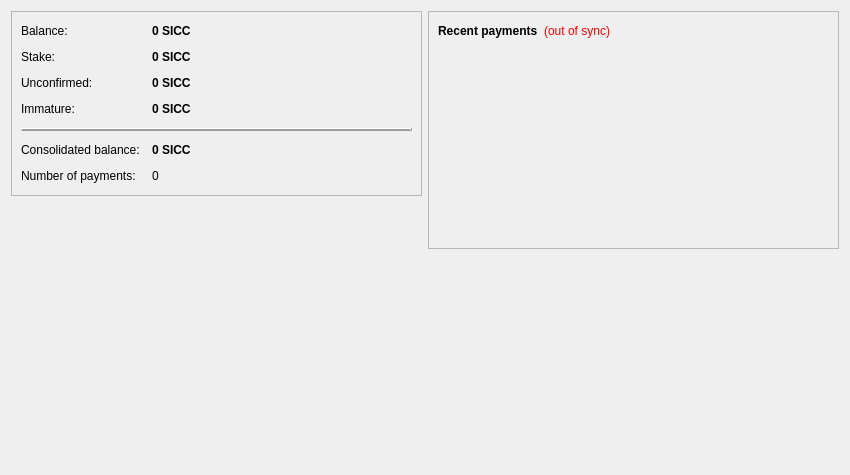
<?xml version="1.0" encoding="UTF-8"?>
<ui version="4.0">
 <class>OverviewPage</class>
 <widget class="QWidget" name="OverviewPage">
  <property name="geometry">
   <rect>
    <x>0</x>
    <y>0</y>
    <width>850</width>
    <height>475</height>
   </rect>
  </property>
  <property name="windowTitle">
   <string>Form</string>
  </property>
  <layout class="QHBoxLayout" name="horizontalLayout" stretch="1,1">
   <item>
    <layout class="QVBoxLayout" name="verticalLayout_2">
     <item>
      <widget class="QFrame" name="frame">
       <property name="frameShape">
        <enum>QFrame::StyledPanel</enum>
       </property>
       <property name="frameShadow">
        <enum>QFrame::Raised</enum>
       </property>
       <layout class="QVBoxLayout" name="verticalLayout_4">
        <item>
         <layout class="QFormLayout" name="formLayout_2">
          <property name="fieldGrowthPolicy">
           <enum>QFormLayout::AllNonFixedFieldsGrow</enum>
          </property>
          <property name="horizontalSpacing">
           <number>12</number>
          </property>
          <property name="verticalSpacing">
           <number>12</number>
          </property>
          <property name="topMargin">
           <number>3</number>
          </property>
          <property name="bottomMargin">
           <number>3</number>
          </property>
          <item row="0" column="0">
           <widget class="QLabel" name="label">
            <property name="text">
             <string>Balance:</string>
            </property>
           </widget>
          </item>
          <item row="0" column="1">
           <widget class="QLabel" name="labelBalance">
            <property name="font">
             <font>
              <weight>75</weight>
              <bold>true</bold>
             </font>
            </property>
            <property name="cursor">
             <cursorShape>IBeamCursor</cursorShape>
            </property>
            <property name="toolTip">
             <string>Your available balance</string>
            </property>
            <property name="text">
             <string notr="true">0 SICC</string>
            </property>
            <property name="textInteractionFlags">
             <set>Qt::LinksAccessibleByMouse|Qt::TextSelectableByKeyboard|Qt::TextSelectableByMouse</set>
            </property>
           </widget>
          </item>
          <item row="1" column="0">
           <widget class="QLabel" name="labelStakeText">
            <property name="text">
             <string>Stake:</string>
            </property>
           </widget>
          </item>
          <item row="1" column="1">
           <widget class="QLabel" name="labelStake">
            <property name="font">
             <font>
              <weight>75</weight>
              <bold>true</bold>
             </font>
            </property>
            <property name="cursor">
             <cursorShape>IBeamCursor</cursorShape>
            </property>
            <property name="toolTip">
             <string>Total of coins out of the current balance impermanently due to a profit generated recently</string>
            </property>
            <property name="text">
             <string notr="true">0 SICC</string>
            </property>
            <property name="textInteractionFlags">
             <set>Qt::LinksAccessibleByMouse|Qt::TextSelectableByKeyboard|Qt::TextSelectableByMouse</set>
            </property>
           </widget>
          </item>
          <item row="2" column="0">
           <widget class="QLabel" name="labelUnconfirmedText">
            <property name="text">
             <string>Unconfirmed:</string>
            </property>
           </widget>
          </item>
          <item row="2" column="1">
           <widget class="QLabel" name="labelUnconfirmed">
            <property name="font">
             <font>
              <weight>75</weight>
              <bold>true</bold>
             </font>
            </property>
            <property name="cursor">
             <cursorShape>IBeamCursor</cursorShape>
            </property>
            <property name="toolTip">
             <string>Total of coins not yet confirmed and count pending toward the current balance</string>
            </property>
            <property name="text">
             <string notr="true">0 SICC</string>
            </property>
            <property name="textInteractionFlags">
             <set>Qt::LinksAccessibleByMouse|Qt::TextSelectableByKeyboard|Qt::TextSelectableByMouse</set>
            </property>
           </widget>
          </item>
          <item row="3" column="0">
           <widget class="QLabel" name="labelImmatureText">
            <property name="text">
             <string>Immature:</string>
            </property>
           </widget>
          </item>
          <item row="3" column="1">
           <widget class="QLabel" name="labelImmature">
            <property name="font">
             <font>
              <weight>75</weight>
              <bold>true</bold>
             </font>
            </property>
            <property name="toolTip">
             <string>Mined balance not yet matured</string>
            </property>
            <property name="text">
             <string notr="true">0 SICC</string>
            </property>
            <property name="textInteractionFlags">
             <set>Qt::LinksAccessibleByMouse|Qt::TextSelectableByKeyboard|Qt::TextSelectableByMouse</set>
            </property>
           </widget>
          </item>
          <item row="4" column="0" colspan="2">
           <widget class="QFrame" name="line">
            <property name="sizePolicy">
             <sizepolicy hsizetype="Expanding" vsizetype="Fixed">
              <horstretch>0</horstretch>
              <verstretch>0</verstretch>
             </sizepolicy>
            </property>
            <property name="frameShape">
             <enum>QFrame::HLine</enum>
            </property>
            <property name="frameShadow">
             <enum>QFrame::Raised</enum>
            </property>
            <property name="lineWidth">
             <number>2</number>
            </property>
           </widget>
          </item>
          <item row="5" column="0">
           <widget class="QLabel" name="labelConsolidatedText">
            <property name="text">
             <string>Consolidated balance:</string>
            </property>
           </widget>
          </item>
          <item row="5" column="1">
           <widget class="QLabel" name="labelConsolidated">
            <property name="font">
             <font>
              <weight>75</weight>
              <bold>true</bold>
             </font>
            </property>
            <property name="toolTip">
             <string>Consolidated (total) balance of all the accounts above</string>
            </property>
            <property name="text">
             <string notr="true">0 SICC</string>
            </property>
            <property name="textInteractionFlags">
             <set>Qt::LinksAccessibleByMouse|Qt::TextSelectableByKeyboard|Qt::TextSelectableByMouse</set>
            </property>
           </widget>
          </item>
          <item row="6" column="0">
           <widget class="QLabel" name="label_2">
            <property name="text">
             <string>Number of payments:</string>
            </property>
           </widget>
          </item>
          <item row="6" column="1">
           <widget class="QLabel" name="labelNumTransactions">
            <property name="toolTip">
             <string>Total number of payments in your wallet</string>
            </property>
            <property name="text">
             <string notr="true">0</string>
            </property>
           </widget>
          </item>
         </layout>
        </item>
       </layout>
      </widget>
     </item>
     <item>
      <widget class="QLabel" name="trzlogo">
       <property name="text">
        <string/>
       </property>
       <property name="pixmap">
        <pixmap resource="../bitcoin.qrc">:/icons/suisscoin</pixmap>
       </property>
       <property name="scaledContents">
        <bool>false</bool>
       </property>
       <property name="alignment">
        <set>Qt::AlignCenter</set>
       </property>
       <property name="margin">
        <number>-2</number>
       </property>
      </widget>
     </item>
     <item>
      <spacer name="verticalSpacer">
       <property name="orientation">
        <enum>Qt::Vertical</enum>
       </property>
       <property name="sizeHint" stdset="0">
        <size>
         <width>20</width>
         <height>40</height>
        </size>
       </property>
      </spacer>
     </item>
    </layout>
   </item>
   <item>
    <layout class="QVBoxLayout" name="verticalLayout_3">
     <item>
      <widget class="QFrame" name="frame_2">
       <property name="frameShape">
        <enum>QFrame::StyledPanel</enum>
       </property>
       <property name="frameShadow">
        <enum>QFrame::Raised</enum>
       </property>
       <layout class="QVBoxLayout" name="verticalLayout">
        <item>
         <layout class="QHBoxLayout" name="horizontalLayout_2">
          <item>
           <widget class="QLabel" name="label_4">
            <property name="text">
             <string>&lt;b&gt;Recent payments&lt;/b&gt;</string>
            </property>
           </widget>
          </item>
          <item>
           <widget class="QLabel" name="labelTransactionsStatus">
            <property name="toolTip">
             <string>The displayed information may be out of date. Your wallet automatically synchronizes with the Suisscoin-classic network after a connection is established, but this process has not completed yet.</string>
            </property>
            <property name="styleSheet">
             <string notr="true">QLabel { color: red; }</string>
            </property>
            <property name="text">
             <string notr="true">(out of sync)</string>
            </property>
            <property name="alignment">
             <set>Qt::AlignRight|Qt::AlignTrailing|Qt::AlignVCenter</set>
            </property>
           </widget>
          </item>
          <item>
           <spacer name="horizontalSpacer">
            <property name="orientation">
             <enum>Qt::Horizontal</enum>
            </property>
            <property name="sizeHint" stdset="0">
             <size>
              <width>40</width>
              <height>20</height>
             </size>
            </property>
           </spacer>
          </item>
         </layout>
        </item>
        <item>
         <widget class="QListView" name="listTransactions">
          <property name="styleSheet">
           <string notr="true">QListView { background: transparent; }</string>
          </property>
          <property name="frameShape">
           <enum>QFrame::NoFrame</enum>
          </property>
          <property name="verticalScrollBarPolicy">
           <enum>Qt::ScrollBarAlwaysOff</enum>
          </property>
          <property name="horizontalScrollBarPolicy">
           <enum>Qt::ScrollBarAlwaysOff</enum>
          </property>
          <property name="selectionMode">
           <enum>QAbstractItemView::NoSelection</enum>
          </property>
         </widget>
        </item>
       </layout>
      </widget>
     </item>
     <item>
      <spacer name="verticalSpacer_2">
       <property name="orientation">
        <enum>Qt::Vertical</enum>
       </property>
       <property name="sizeHint" stdset="0">
        <size>
         <width>20</width>
         <height>40</height>
        </size>
       </property>
      </spacer>
     </item>
    </layout>
   </item>
  </layout>
 </widget>
 <resources>
  <include location="../bitcoin.qrc"/>
 </resources>
 <connections/>
</ui>
